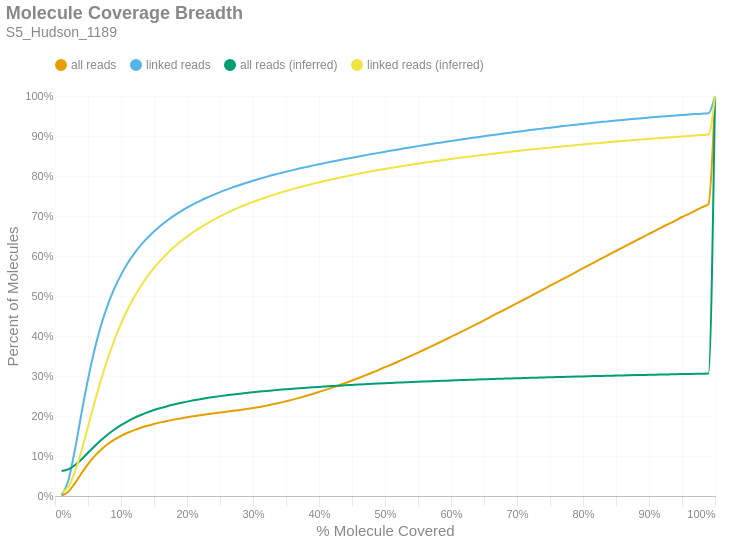

This figure's notebook cell:
### Markdown cell above
### Molecule Read Coverage
This chart shows molecule coverage breadth as computed by the number of bases aligned to that molecule. In other words, "*how much of each unique long molecule is actually sequenced/aligned?*" Keep in mind there is a distinction between sequences and alignments, since some sequences belonging to a particular molecule may not align well and wouldn't appear in the alignment data. This chart also shows molecule coverage breadth as computed by the *inferred fragment* from which the aligned sequences originate. Unlike read coverage, this calculation takes into account the total insert size, including unsequenced gaps between the forward and reverse reads. Like the previous figures, these are cumulative percents.

### Code cell
if SKIPLR:
    print_html(f"Skipped")
else:
    binned_df = consolidated_hist(valids['coverage_bp'], mask, 0.01, True)
    binned_df_inf = consolidated_hist(valids['coverage_inserts'], mask, 0.01, True)
    binned_df = binned_df.with_columns(pl.lit(binned_df_inf['all reads (cumsum)']).alias('all reads (inferred)'))
    binned_df = binned_df.with_columns(pl.lit(binned_df_inf['linked reads (cumsum)']).alias('linked reads (inferred)'))
    binned_df = binned_df.with_columns(
        (pl.col('bin').cast(pl.Float64) + 0.01).alias('right_edge')
    )

    with SafeRender(binned_df):
        (
            density_plot(binned_df, 'Molecule Coverage Breadth', samplename, 'molcov', ['all reads (inferred)','linked reads (inferred)'])
            .encode(
                #x=alt.X('bin:Q', title="% Molecule Covered").axis(format = '%').scale(padding=0),
                x=alt.X('right_edge:Q', title="% Molecule Covered").axis(format='%').scale(padding=0),
                y=alt.Y('value:Q', title='Percent of Molecules')
                    .axis(format='%')
                    .stack(False)
                    .scale(domainMin=0, padding=0),
                color=alt.Color("key:N").scale(domain = ["all reads", "linked reads", "all reads (inferred)", "linked reads (inferred)"]),
                tooltip = [
                    alt.Tooltip("key:N", title = "Data Type"),
                    alt.Tooltip("range_label:N", title="% Molecule Covered"),
                    alt.Tooltip("value:Q", format = ".2%", title="% Molecules")
                ]
            )
        ).display()

### Figure 1 — Vega-Lite specification as saved in the notebook (floating-point values rounded to 4 significant figures)
{"width": "container", "height": 400, "config": {"title": {"anchor": "start", "dy": -15, "fontSize": 18, "color": "#888888", "subtitleColor": "#888888", "subtitleFontSize": 14}, "arc": {"fill": "#0072B2"}, "axis": {"domainColor": "#888888", "domainWidth": 0.5, "gridWidth": 0.2, "grid": false, "titleFontWeight": 400, "titleFontSize": 15, "labelFontSize": 11, "labelColor": "#888888", "tickColor": "#888888", "tickWidth": 0.2, "titleColor": "#888888"}, "axisBand": {"grid": false}, "axisX": {"grid": true, "tickSize": 10, "domainCap": "round"}, "axisY": {"domain": false, "grid": true, "tickSize": 0, "domainCap": "round"}, "background": "transparent", "header": {"labelFontSize": 15, "labelColor": "#888888", "titleFontSize": 15, "titleFontWeight": 600, "titleColor": "#888888"}, "legend": {"labelFont": "sans-serif", "labelFontSize": 12, "labelColor": "#888888", "symbolSize": 100, "symbolType": "circle", "titleFontSize": 12, "titlePadding": 10, "titleColor": "#888888", "title": null, "orient": "top"}, "range": {"category": ["#E69F00", "#56B4E9", "#009E73", "#F0E442", "#0072B2", "#D55E00", "#CC79A7", "#000000"], "diverging": ["#cfe8f3", "#a2d4ec", "#73bfe2", "#46abdb", "#1696d2", "#12719e"]}, "area": {"fill": "#0072B2", "fillOpacity": 0.7, "line": true, "strokeOpacity": 0.7}, "line": {"color": "#0072B2", "stroke": "#0072B2", "strokeWidth": 2}, "trail": {"color": "#0072B2", "stroke": "#0072B2", "strokeWidth": 0, "size": 1}, "point": {"filled": true, "fillOpacity": 1.0, "size": 95}, "text": {"color": "#888888", "fontSize": 11, "align": "right", "fontWeight": 400, "size": 11}, "bar": {"fill": "#0072B2", "stroke": null}, "view": {"stroke": null, "continuousWidth": 660, "continuousHeight": 400}}, "data": {"name": "data-11f87a0c5621a91fd374aaecbae6a4a8"}, "mark": {"type": "line", "interpolate": "monotone", "point": {"opacity": 0, "size": 275}}, "encoding": {"color": {"field": "key", "scale": {"domain": ["all reads", "linked reads", "all reads (inferred)", "linked reads (inferred)"]}, "type": "nominal"}, "tooltip": [{"field": "key", "title": "Data Type", "type": "nominal"}, {"field": "range_label", "title": "% Molecule Covered", "type": "nominal"}, {"field": "value", "format": ".2%", "title": "% Molecules", "type": "quantitative"}], "x": {"axis": {"format": "%"}, "field": "right_edge", "scale": {"padding": 0}, "title": "% Molecule Covered", "type": "quantitative"}, "y": {"axis": {"format": "%"}, "field": "value", "scale": {"domainMin": 0, "padding": 0}, "stack": false, "title": "Percent of Molecules", "type": "quantitative"}}, "params": [{"name": "param_c36ac31b6afebe62", "select": {"type": "point", "fields": ["key"]}, "bind": "legend"}], "title": {"text": "Molecule Coverage Breadth", "subtitle": "S5_Hudson_1189"}, "transform": [{"fold": ["all reads (cumsum)", "linked reads (cumsum)", "all reads (inferred)", "linked reads (inferred)"]}, {"calculate": "replace(datum.key, ' (cumsum)', '')", "as": "key"}, {"filter": {"param": "param_c36ac31b6afebe62"}}], "usermeta": {"embedOptions": {"downloadFileName": "S5_Hudson_1189.molcov"}}, "$schema": "https://vega.github.io/schema/vega-lite/v6.1.0.json", "datasets": {"data-11f87a0c5621a91fd374aaecbae6a4a8": [{"bin": "0.0", "interval": "0.0-0.01", "all reads": 0.000726, "linked reads": 0.002081, "all reads (cumsum)": 0.000726, "linked reads (cumsum)": 0.002081, "range_label": "0.0-0.01", "all reads (inferred)": 0.06257, "linked reads (inferred)": 0.008127, "right_edge": 0.01}, {"bin": "0.01", "interval": "0.01-0.02", "all reads": 0.009977, "linked reads": 0.03565, "all reads (cumsum)": 0.0107, "linked reads (cumsum)": 0.03773, "range_label": "0.01-0.02", "all reads (inferred)": 0.06676, "linked reads (inferred)": 0.02236, "right_edge": 0.02}, {"bin": "0.02", "interval": "0.02-0.03", "all reads": 0.02087, "linked reads": 0.07647, "all reads (cumsum)": 0.03157, "linked reads (cumsum)": 0.1142, "range_label": "0.02-0.03", "all reads (inferred)": 0.07699, "linked reads (inferred)": 0.05927, "right_edge": 0.03}, {"bin": "0.03", "interval": "0.03-0.04", "all reads": 0.02475, "linked reads": 0.09121, "all reads (cumsum)": 0.05633, "linked reads (cumsum)": 0.2054, "range_label": "0.03-0.04", "all reads (inferred)": 0.09146, "linked reads (inferred)": 0.1124, "right_edge": 0.04}, {"bin": "0.04", "interval": "0.04-0.05", "all reads": 0.02336, "linked reads": 0.08647, "all reads (cumsum)": 0.07969, "linked reads (cumsum)": 0.2919, "range_label": "0.04-0.05", "all reads (inferred)": 0.1079, "linked reads (inferred)": 0.1731, "right_edge": 0.05}, {"bin": "0.05", "interval": "0.05-0.06", "all reads": 0.02009, "linked reads": 0.07431, "all reads (cumsum)": 0.09978, "linked reads (cumsum)": 0.3662, "range_label": "0.05-0.06", "all reads (inferred)": 0.1244, "linked reads (inferred)": 0.2342, "right_edge": 0.06}, {"bin": "0.06", "interval": "0.06-0.07", "all reads": 0.0167, "linked reads": 0.06175, "all reads (cumsum)": 0.1165, "linked reads (cumsum)": 0.4279, "range_label": "0.06-0.07", "all reads (inferred)": 0.1399, "linked reads (inferred)": 0.2917, "right_edge": 0.07}, {"bin": "0.07", "interval": "0.07-0.08", "all reads": 0.01351, "linked reads": 0.04995, "all reads (cumsum)": 0.13, "linked reads (cumsum)": 0.4779, "range_label": "0.07-0.08", "all reads (inferred)": 0.1539, "linked reads (inferred)": 0.3438, "right_edge": 0.08}, {"bin": "0.08", "interval": "0.08-0.09", "all reads": 0.01113, "linked reads": 0.04109, "all reads (cumsum)": 0.1411, "linked reads (cumsum)": 0.519, "range_label": "0.08-0.09", "all reads (inferred)": 0.1663, "linked reads (inferred)": 0.39, "right_edge": 0.09}, {"bin": "0.09", "interval": "0.09-0.1", "all reads": 0.009223, "linked reads": 0.03393, "all reads (cumsum)": 0.1503, "linked reads (cumsum)": 0.5529, "range_label": "0.09-0.1", "all reads (inferred)": 0.1773, "linked reads (inferred)": 0.4307, "right_edge": 0.1}, {"bin": "0.1", "interval": "0.1-0.11", "all reads": 0.007844, "linked reads": 0.02879, "all reads (cumsum)": 0.1582, "linked reads (cumsum)": 0.5817, "range_label": "0.1-0.11", "all reads (inferred)": 0.1869, "linked reads (inferred)": 0.4663, "right_edge": 0.11}, {"bin": "0.11", "interval": "0.11-0.12", "all reads": 0.006639, "linked reads": 0.02428, "all reads (cumsum)": 0.1648, "linked reads (cumsum)": 0.606, "range_label": "0.11-0.12", "all reads (inferred)": 0.1952, "linked reads (inferred)": 0.4973, "right_edge": 0.12}, {"bin": "0.12", "interval": "0.12-0.13", "all reads": 0.005785, "linked reads": 0.02113, "all reads (cumsum)": 0.1706, "linked reads (cumsum)": 0.6271, "range_label": "0.12-0.13", "all reads (inferred)": 0.2025, "linked reads (inferred)": 0.5245, "right_edge": 0.13}, {"bin": "0.13", "interval": "0.13-0.14", "all reads": 0.004989, "linked reads": 0.01818, "all reads (cumsum)": 0.1756, "linked reads (cumsum)": 0.6453, "range_label": "0.13-0.14", "all reads (inferred)": 0.2091, "linked reads (inferred)": 0.5489, "right_edge": 0.14}, {"bin": "0.14", "interval": "0.14-0.15", "all reads": 0.004472, "linked reads": 0.01623, "all reads (cumsum)": 0.1801, "linked reads (cumsum)": 0.6615, "range_label": "0.14-0.15", "all reads (inferred)": 0.2149, "linked reads (inferred)": 0.5703, "right_edge": 0.15}, {"bin": "0.15", "interval": "0.15-0.16", "all reads": 0.003994, "linked reads": 0.01437, "all reads (cumsum)": 0.1841, "linked reads (cumsum)": 0.6759, "range_label": "0.15-0.16", "all reads (inferred)": 0.22, "linked reads (inferred)": 0.5892, "right_edge": 0.16}, {"bin": "0.16", "interval": "0.16-0.17", "all reads": 0.003614, "linked reads": 0.01297, "all reads (cumsum)": 0.1877, "linked reads (cumsum)": 0.6889, "range_label": "0.16-0.17", "all reads (inferred)": 0.2246, "linked reads (inferred)": 0.6063, "right_edge": 0.17}, {"bin": "0.17", "interval": "0.17-0.18", "all reads": 0.003269, "linked reads": 0.01159, "all reads (cumsum)": 0.1909, "linked reads (cumsum)": 0.7004, "range_label": "0.17-0.18", "all reads (inferred)": 0.2287, "linked reads (inferred)": 0.6216, "right_edge": 0.18}, {"bin": "0.18", "interval": "0.18-0.19", "all reads": 0.003032, "linked reads": 0.01064, "all reads (cumsum)": 0.194, "linked reads (cumsum)": 0.7111, "range_label": "0.18-0.19", "all reads (inferred)": 0.2325, "linked reads (inferred)": 0.6356, "right_edge": 0.19}, {"bin": "0.19", "interval": "0.19-0.2", "all reads": 0.002851, "linked reads": 0.009833, "all reads (cumsum)": 0.1968, "linked reads (cumsum)": 0.7209, "range_label": "0.19-0.2", "all reads (inferred)": 0.236, "linked reads (inferred)": 0.6485, "right_edge": 0.2}, {"bin": "0.2", "interval": "0.2-0.21", "all reads": 0.002591, "linked reads": 0.00885, "all reads (cumsum)": 0.1994, "linked reads (cumsum)": 0.7298, "range_label": "0.2-0.21", "all reads (inferred)": 0.2391, "linked reads (inferred)": 0.6602, "right_edge": 0.21}, {"bin": "0.21", "interval": "0.21-0.22", "all reads": 0.002481, "linked reads": 0.008273, "all reads (cumsum)": 0.2019, "linked reads (cumsum)": 0.738, "range_label": "0.21-0.22", "all reads (inferred)": 0.2421, "linked reads (inferred)": 0.6711, "right_edge": 0.22}, {"bin": "0.22", "interval": "0.22-0.23", "all reads": 0.002348, "linked reads": 0.00765, "all reads (cumsum)": 0.2043, "linked reads (cumsum)": 0.7457, "range_label": "0.22-0.23", "all reads (inferred)": 0.2448, "linked reads (inferred)": 0.6812, "right_edge": 0.23}, {"bin": "0.23", "interval": "0.23-0.24", "all reads": 0.002248, "linked reads": 0.007179, "all reads (cumsum)": 0.2065, "linked reads (cumsum)": 0.7529, "range_label": "0.23-0.24", "all reads (inferred)": 0.2473, "linked reads (inferred)": 0.6905, "right_edge": 0.24}, {"bin": "0.24", "interval": "0.24-0.25", "all reads": 0.002208, "linked reads": 0.006867, "all reads (cumsum)": 0.2087, "linked reads (cumsum)": 0.7597, "range_label": "0.24-0.25", "all reads (inferred)": 0.2497, "linked reads (inferred)": 0.6992, "right_edge": 0.25}, {"bin": "0.25", "interval": "0.25-0.26", "all reads": 0.002114, "linked reads": 0.006339, "all reads (cumsum)": 0.2108, "linked reads (cumsum)": 0.7661, "range_label": "0.25-0.26", "all reads (inferred)": 0.2519, "linked reads (inferred)": 0.7073, "right_edge": 0.26}, {"bin": "0.26", "interval": "0.26-0.27", "all reads": 0.002066, "linked reads": 0.005973, "all reads (cumsum)": 0.2129, "linked reads (cumsum)": 0.772, "range_label": "0.26-0.27", "all reads (inferred)": 0.254, "linked reads (inferred)": 0.715, "right_edge": 0.27}, {"bin": "0.27", "interval": "0.27-0.28", "all reads": 0.002125, "linked reads": 0.005636, "all reads (cumsum)": 0.215, "linked reads (cumsum)": 0.7777, "range_label": "0.27-0.28", "all reads (inferred)": 0.2559, "linked reads (inferred)": 0.7221, "right_edge": 0.28}, {"bin": "0.28", "interval": "0.28-0.29", "all reads": 0.002299, "linked reads": 0.005443, "all reads (cumsum)": 0.2173, "linked reads (cumsum)": 0.7831, "range_label": "0.28-0.29", "all reads (inferred)": 0.2577, "linked reads (inferred)": 0.7289, "right_edge": 0.29}, {"bin": "0.29", "interval": "0.29-0.3", "all reads": 0.002553, "linked reads": 0.005082, "all reads (cumsum)": 0.2199, "linked reads (cumsum)": 0.7882, "range_label": "0.29-0.3", "all reads (inferred)": 0.2594, "linked reads (inferred)": 0.7351, "right_edge": 0.3}, {"bin": "0.3", "interval": "0.3-0.31", "all reads": 0.002802, "linked reads": 0.004893, "all reads (cumsum)": 0.2227, "linked reads (cumsum)": 0.7931, "range_label": "0.3-0.31", "all reads (inferred)": 0.261, "linked reads (inferred)": 0.7411, "right_edge": 0.31}, {"bin": "0.31", "interval": "0.31-0.32", "all reads": 0.003103, "linked reads": 0.004674, "all reads (cumsum)": 0.2258, "linked reads (cumsum)": 0.7978, "range_label": "0.31-0.32", "all reads (inferred)": 0.2626, "linked reads (inferred)": 0.7469, "right_edge": 0.32}, {"bin": "0.32", "interval": "0.32-0.33", "all reads": 0.003408, "linked reads": 0.004532, "all reads (cumsum)": 0.2292, "linked reads (cumsum)": 0.8023, "range_label": "0.32-0.33", "all reads (inferred)": 0.2641, "linked reads (inferred)": 0.7522, "right_edge": 0.33}, {"bin": "0.33", "interval": "0.33-0.34", "all reads": 0.003621, "linked reads": 0.004247, "all reads (cumsum)": 0.2328, "linked reads (cumsum)": 0.8066, "range_label": "0.33-0.34", "all reads (inferred)": 0.2655, "linked reads (inferred)": 0.7574, "right_edge": 0.34}, {"bin": "0.34", "interval": "0.34-0.35", "all reads": 0.003901, "linked reads": 0.004139, "all reads (cumsum)": 0.2367, "linked reads (cumsum)": 0.8107, "range_label": "0.34-0.35", "all reads (inferred)": 0.2668, "linked reads (inferred)": 0.7623, "right_edge": 0.35}, {"bin": "0.35", "interval": "0.35-0.36", "all reads": 0.004187, "linked reads": 0.004009, "all reads (cumsum)": 0.2409, "linked reads (cumsum)": 0.8147, "range_label": "0.35-0.36", "all reads (inferred)": 0.2681, "linked reads (inferred)": 0.7672, "right_edge": 0.36}, {"bin": "0.36", "interval": "0.36-0.37", "all reads": 0.004456, "linked reads": 0.003813, "all reads (cumsum)": 0.2453, "linked reads (cumsum)": 0.8185, "range_label": "0.36-0.37", "all reads (inferred)": 0.2694, "linked reads (inferred)": 0.7717, "right_edge": 0.37}, {"bin": "0.37", "interval": "0.37-0.38", "all reads": 0.004662, "linked reads": 0.003696, "all reads (cumsum)": 0.25, "linked reads (cumsum)": 0.8222, "range_label": "0.37-0.38", "all reads (inferred)": 0.2705, "linked reads (inferred)": 0.776, "right_edge": 0.38}, {"bin": "0.38", "interval": "0.38-0.39", "all reads": 0.004913, "linked reads": 0.003687, "all reads (cumsum)": 0.2549, "linked reads (cumsum)": 0.8259, "range_label": "0.38-0.39", "all reads (inferred)": 0.2717, "linked reads (inferred)": 0.7802, "right_edge": 0.39}, {"bin": "0.39", "interval": "0.39-0.4", "all reads": 0.005171, "linked reads": 0.003558, "all reads (cumsum)": 0.2601, "linked reads (cumsum)": 0.8295, "range_label": "0.39-0.4", "all reads (inferred)": 0.2728, "linked reads (inferred)": 0.7843, "right_edge": 0.4}, {"bin": "0.4", "interval": "0.4-0.41", "all reads": 0.005299, "linked reads": 0.003335, "all reads (cumsum)": 0.2654, "linked reads (cumsum)": 0.8328, "range_label": "0.4-0.41", "all reads (inferred)": 0.2738, "linked reads (inferred)": 0.7881, "right_edge": 0.41}, {"bin": "0.41", "interval": "0.41-0.42", "all reads": 0.005563, "linked reads": 0.003419, "all reads (cumsum)": 0.2709, "linked reads (cumsum)": 0.8362, "range_label": "0.41-0.42", "all reads (inferred)": 0.2749, "linked reads (inferred)": 0.7918, "right_edge": 0.42}, {"bin": "0.42", "interval": "0.42-0.43", "all reads": 0.005771, "linked reads": 0.003275, "all reads (cumsum)": 0.2767, "linked reads (cumsum)": 0.8395, "range_label": "0.42-0.43", "all reads (inferred)": 0.2758, "linked reads (inferred)": 0.7954, "right_edge": 0.43}, {"bin": "0.43", "interval": "0.43-0.44", "all reads": 0.005891, "linked reads": 0.003198, "all reads (cumsum)": 0.2826, "linked reads (cumsum)": 0.8427, "range_label": "0.43-0.44", "all reads (inferred)": 0.2768, "linked reads (inferred)": 0.7989, "right_edge": 0.44}, {"bin": "0.44", "interval": "0.44-0.45", "all reads": 0.00611, "linked reads": 0.003147, "all reads (cumsum)": 0.2887, "linked reads (cumsum)": 0.8458, "range_label": "0.44-0.45", "all reads (inferred)": 0.2777, "linked reads (inferred)": 0.8023, "right_edge": 0.45}, {"bin": "0.45", "interval": "0.45-0.46", "all reads": 0.006275, "linked reads": 0.003001, "all reads (cumsum)": 0.295, "linked reads (cumsum)": 0.8488, "range_label": "0.45-0.46", "all reads (inferred)": 0.2787, "linked reads (inferred)": 0.8057, "right_edge": 0.46}, {"bin": "0.46", "interval": "0.46-0.47", "all reads": 0.006441, "linked reads": 0.003037, "all reads (cumsum)": 0.3014, "linked reads (cumsum)": 0.8519, "range_label": "0.46-0.47", "all reads (inferred)": 0.2795, "linked reads (inferred)": 0.8088, "right_edge": 0.47}, {"bin": "0.47", "interval": "0.47-0.48", "all reads": 0.00673, "linked reads": 0.003028, "all reads (cumsum)": 0.3082, "linked reads (cumsum)": 0.8549, "range_label": "0.47-0.48", "all reads (inferred)": 0.2804, "linked reads (inferred)": 0.8118, "right_edge": 0.48}, {"bin": "0.48", "interval": "0.48-0.49", "all reads": 0.006558, "linked reads": 0.002895, "all reads (cumsum)": 0.3147, "linked reads (cumsum)": 0.8578, "range_label": "0.48-0.49", "all reads (inferred)": 0.2812, "linked reads (inferred)": 0.8148, "right_edge": 0.49}, {"bin": "0.49", "interval": "0.49-0.5", "all reads": 0.007443, "linked reads": 0.002953, "all reads (cumsum)": 0.3222, "linked reads (cumsum)": 0.8607, "range_label": "0.49-0.5", "all reads (inferred)": 0.282, "linked reads (inferred)": 0.8177, "right_edge": 0.5}, {"bin": "0.5", "interval": "0.5-0.51", "all reads": 0.006532, "linked reads": 0.002759, "all reads (cumsum)": 0.3287, "linked reads (cumsum)": 0.8635, "range_label": "0.5-0.51", "all reads (inferred)": 0.2827, "linked reads (inferred)": 0.8204, "right_edge": 0.51}, {"bin": "0.51", "interval": "0.51-0.52", "all reads": 0.007473, "linked reads": 0.002867, "all reads (cumsum)": 0.3362, "linked reads (cumsum)": 0.8664, "range_label": "0.51-0.52", "all reads (inferred)": 0.2835, "linked reads (inferred)": 0.8231, "right_edge": 0.52}, {"bin": "0.52", "interval": "0.52-0.53", "all reads": 0.007263, "linked reads": 0.002835, "all reads (cumsum)": 0.3434, "linked reads (cumsum)": 0.8692, "range_label": "0.52-0.53", "all reads (inferred)": 0.2842, "linked reads (inferred)": 0.8257, "right_edge": 0.53}, {"bin": "0.53", "interval": "0.53-0.54", "all reads": 0.007561, "linked reads": 0.002777, "all reads (cumsum)": 0.351, "linked reads (cumsum)": 0.872, "range_label": "0.53-0.54", "all reads (inferred)": 0.2849, "linked reads (inferred)": 0.8283, "right_edge": 0.54}, {"bin": "0.54", "interval": "0.54-0.55", "all reads": 0.007458, "linked reads": 0.002714, "all reads (cumsum)": 0.3585, "linked reads (cumsum)": 0.8747, "range_label": "0.54-0.55", "all reads (inferred)": 0.2856, "linked reads (inferred)": 0.8309, "right_edge": 0.55}, {"bin": "0.55", "interval": "0.55-0.56", "all reads": 0.007739, "linked reads": 0.002605, "all reads (cumsum)": 0.3662, "linked reads (cumsum)": 0.8773, "range_label": "0.55-0.56", "all reads (inferred)": 0.2863, "linked reads (inferred)": 0.8333, "right_edge": 0.56}, {"bin": "0.56", "interval": "0.56-0.57", "all reads": 0.007852, "linked reads": 0.002624, "all reads (cumsum)": 0.374, "linked reads (cumsum)": 0.8799, "range_label": "0.56-0.57", "all reads (inferred)": 0.2869, "linked reads (inferred)": 0.8357, "right_edge": 0.57}, {"bin": "0.57", "interval": "0.57-0.58", "all reads": 0.007762, "linked reads": 0.002512, "all reads (cumsum)": 0.3818, "linked reads (cumsum)": 0.8824, "range_label": "0.57-0.58", "all reads (inferred)": 0.2876, "linked reads (inferred)": 0.8381, "right_edge": 0.58}, {"bin": "0.58", "interval": "0.58-0.59", "all reads": 0.007986, "linked reads": 0.002513, "all reads (cumsum)": 0.3898, "linked reads (cumsum)": 0.8849, "range_label": "0.58-0.59", "all reads (inferred)": 0.2882, "linked reads (inferred)": 0.8403, "right_edge": 0.59}, {"bin": "0.59", "interval": "0.59-0.6", "all reads": 0.008179, "linked reads": 0.002547, "all reads (cumsum)": 0.398, "linked reads (cumsum)": 0.8875, "range_label": "0.59-0.6", "all reads (inferred)": 0.2889, "linked reads (inferred)": 0.8426, "right_edge": 0.6}, {"bin": "0.6", "interval": "0.6-0.61", "all reads": 0.007933, "linked reads": 0.002474, "all reads (cumsum)": 0.4059, "linked reads (cumsum)": 0.89, "range_label": "0.6-0.61", "all reads (inferred)": 0.2895, "linked reads (inferred)": 0.8447, "right_edge": 0.61}, {"bin": "0.61", "interval": "0.61-0.62", "all reads": 0.008388, "linked reads": 0.002449, "all reads (cumsum)": 0.4143, "linked reads (cumsum)": 0.8924, "range_label": "0.61-0.62", "all reads (inferred)": 0.29, "linked reads (inferred)": 0.8469, "right_edge": 0.62}, {"bin": "0.62", "interval": "0.62-0.63", "all reads": 0.008144, "linked reads": 0.002413, "all reads (cumsum)": 0.4224, "linked reads (cumsum)": 0.8948, "range_label": "0.62-0.63", "all reads (inferred)": 0.2906, "linked reads (inferred)": 0.8489, "right_edge": 0.63}, {"bin": "0.63", "interval": "0.63-0.64", "all reads": 0.008367, "linked reads": 0.002331, "all reads (cumsum)": 0.4308, "linked reads (cumsum)": 0.8972, "range_label": "0.63-0.64", "all reads (inferred)": 0.2912, "linked reads (inferred)": 0.8509, "right_edge": 0.64}, {"bin": "0.64", "interval": "0.64-0.65", "all reads": 0.008348, "linked reads": 0.002282, "all reads (cumsum)": 0.4392, "linked reads (cumsum)": 0.8994, "range_label": "0.64-0.65", "all reads (inferred)": 0.2917, "linked reads (inferred)": 0.8529, "right_edge": 0.65}, {"bin": "0.65", "interval": "0.65-0.66", "all reads": 0.00876, "linked reads": 0.002324, "all reads (cumsum)": 0.4479, "linked reads (cumsum)": 0.9018, "range_label": "0.65-0.66", "all reads (inferred)": 0.2923, "linked reads (inferred)": 0.8549, "right_edge": 0.66}, {"bin": "0.66", "interval": "0.66-0.67", "all reads": 0.008406, "linked reads": 0.002243, "all reads (cumsum)": 0.4563, "linked reads (cumsum)": 0.904, "range_label": "0.66-0.67", "all reads (inferred)": 0.2928, "linked reads (inferred)": 0.8568, "right_edge": 0.67}, {"bin": "0.67", "interval": "0.67-0.68", "all reads": 0.008577, "linked reads": 0.002195, "all reads (cumsum)": 0.4649, "linked reads (cumsum)": 0.9062, "range_label": "0.67-0.68", "all reads (inferred)": 0.2934, "linked reads (inferred)": 0.8588, "right_edge": 0.68}, {"bin": "0.68", "interval": "0.68-0.69", "all reads": 0.008465, "linked reads": 0.002169, "all reads (cumsum)": 0.4734, "linked reads (cumsum)": 0.9084, "range_label": "0.68-0.69", "all reads (inferred)": 0.2939, "linked reads (inferred)": 0.8607, "right_edge": 0.69}, {"bin": "0.69", "interval": "0.69-0.7", "all reads": 0.008767, "linked reads": 0.002182, "all reads (cumsum)": 0.4821, "linked reads (cumsum)": 0.9106, "range_label": "0.69-0.7", "all reads (inferred)": 0.2944, "linked reads (inferred)": 0.8625, "right_edge": 0.7}, {"bin": "0.7", "interval": "0.7-0.71", "all reads": 0.008511, "linked reads": 0.002154, "all reads (cumsum)": 0.4906, "linked reads (cumsum)": 0.9127, "range_label": "0.7-0.71", "all reads (inferred)": 0.2949, "linked reads (inferred)": 0.8642, "right_edge": 0.71}, {"bin": "0.71", "interval": "0.71-0.72", "all reads": 0.00865, "linked reads": 0.002128, "all reads (cumsum)": 0.4993, "linked reads (cumsum)": 0.9148, "range_label": "0.71-0.72", "all reads (inferred)": 0.2954, "linked reads (inferred)": 0.866, "right_edge": 0.72}, {"bin": "0.72", "interval": "0.72-0.73", "all reads": 0.008726, "linked reads": 0.002028, "all reads (cumsum)": 0.508, "linked reads (cumsum)": 0.9169, "range_label": "0.72-0.73", "all reads (inferred)": 0.2958, "linked reads (inferred)": 0.8676, "right_edge": 0.73}, {"bin": "0.73", "interval": "0.73-0.74", "all reads": 0.008556, "linked reads": 0.001952, "all reads (cumsum)": 0.5166, "linked reads (cumsum)": 0.9188, "range_label": "0.73-0.74", "all reads (inferred)": 0.2963, "linked reads (inferred)": 0.8693, "right_edge": 0.74}, {"bin": "0.74", "interval": "0.74-0.75", "all reads": 0.00917, "linked reads": 0.002041, "all reads (cumsum)": 0.5257, "linked reads (cumsum)": 0.9209, "range_label": "0.74-0.75", "all reads (inferred)": 0.2968, "linked reads (inferred)": 0.8709, "right_edge": 0.75}, {"bin": "0.75", "interval": "0.75-0.76", "all reads": 0.008445, "linked reads": 0.001912, "all reads (cumsum)": 0.5342, "linked reads (cumsum)": 0.9228, "range_label": "0.75-0.76", "all reads (inferred)": 0.2972, "linked reads (inferred)": 0.8725, "right_edge": 0.76}, {"bin": "0.76", "interval": "0.76-0.77", "all reads": 0.00877, "linked reads": 0.001943, "all reads (cumsum)": 0.543, "linked reads (cumsum)": 0.9247, "range_label": "0.76-0.77", "all reads (inferred)": 0.2977, "linked reads (inferred)": 0.8742, "right_edge": 0.77}, {"bin": "0.77", "interval": "0.77-0.78", "all reads": 0.008742, "linked reads": 0.001853, "all reads (cumsum)": 0.5517, "linked reads (cumsum)": 0.9266, "range_label": "0.77-0.78", "all reads (inferred)": 0.2981, "linked reads (inferred)": 0.8758, "right_edge": 0.78}, {"bin": "0.78", "interval": "0.78-0.79", "all reads": 0.008699, "linked reads": 0.001789, "all reads (cumsum)": 0.5604, "linked reads (cumsum)": 0.9284, "range_label": "0.78-0.79", "all reads (inferred)": 0.2986, "linked reads (inferred)": 0.8774, "right_edge": 0.79}, {"bin": "0.79", "interval": "0.79-0.8", "all reads": 0.009142, "linked reads": 0.001894, "all reads (cumsum)": 0.5695, "linked reads (cumsum)": 0.9302, "range_label": "0.79-0.8", "all reads (inferred)": 0.299, "linked reads (inferred)": 0.879, "right_edge": 0.8}, {"bin": "0.8", "interval": "0.8-0.81", "all reads": 0.008434, "linked reads": 0.001713, "all reads (cumsum)": 0.578, "linked reads (cumsum)": 0.932, "range_label": "0.8-0.81", "all reads (inferred)": 0.2994, "linked reads (inferred)": 0.8804, "right_edge": 0.81}, {"bin": "0.81", "interval": "0.81-0.82", "all reads": 0.008616, "linked reads": 0.001679, "all reads (cumsum)": 0.5866, "linked reads (cumsum)": 0.9336, "range_label": "0.81-0.82", "all reads (inferred)": 0.2998, "linked reads (inferred)": 0.8819, "right_edge": 0.82}, {"bin": "0.82", "interval": "0.82-0.83", "all reads": 0.008771, "linked reads": 0.001687, "all reads (cumsum)": 0.5954, "linked reads (cumsum)": 0.9353, "range_label": "0.82-0.83", "all reads (inferred)": 0.3003, "linked reads (inferred)": 0.8833, "right_edge": 0.83}, {"bin": "0.83", "interval": "0.83-0.84", "all reads": 0.008669, "linked reads": 0.001694, "all reads (cumsum)": 0.604, "linked reads (cumsum)": 0.937, "range_label": "0.83-0.84", "all reads (inferred)": 0.3007, "linked reads (inferred)": 0.8848, "right_edge": 0.84}, {"bin": "0.84", "interval": "0.84-0.85", "all reads": 0.008435, "linked reads": 0.001587, "all reads (cumsum)": 0.6125, "linked reads (cumsum)": 0.9386, "range_label": "0.84-0.85", "all reads (inferred)": 0.3011, "linked reads (inferred)": 0.8862, "right_edge": 0.85}, {"bin": "0.85", "interval": "0.85-0.86", "all reads": 0.008693, "linked reads": 0.00153, "all reads (cumsum)": 0.6212, "linked reads (cumsum)": 0.9401, "range_label": "0.85-0.86", "all reads (inferred)": 0.3014, "linked reads (inferred)": 0.8876, "right_edge": 0.86}, {"bin": "0.86", "interval": "0.86-0.87", "all reads": 0.008494, "linked reads": 0.001551, "all reads (cumsum)": 0.6297, "linked reads (cumsum)": 0.9417, "range_label": "0.86-0.87", "all reads (inferred)": 0.3018, "linked reads (inferred)": 0.8889, "right_edge": 0.87}, {"bin": "0.87", "interval": "0.87-0.88", "all reads": 0.008631, "linked reads": 0.001441, "all reads (cumsum)": 0.6383, "linked reads (cumsum)": 0.9431, "range_label": "0.87-0.88", "all reads (inferred)": 0.3022, "linked reads (inferred)": 0.8903, "right_edge": 0.88}, {"bin": "0.88", "interval": "0.88-0.89", "all reads": 0.008448, "linked reads": 0.001402, "all reads (cumsum)": 0.6467, "linked reads (cumsum)": 0.9445, "range_label": "0.88-0.89", "all reads (inferred)": 0.3026, "linked reads (inferred)": 0.8916, "right_edge": 0.89}, {"bin": "0.89", "interval": "0.89-0.9", "all reads": 0.008522, "linked reads": 0.001456, "all reads (cumsum)": 0.6553, "linked reads (cumsum)": 0.946, "range_label": "0.89-0.9", "all reads (inferred)": 0.303, "linked reads (inferred)": 0.8929, "right_edge": 0.9}, {"bin": "0.9", "interval": "0.9-0.91", "all reads": 0.008039, "linked reads": 0.0013, "all reads (cumsum)": 0.6633, "linked reads (cumsum)": 0.9473, "range_label": "0.9-0.91", "all reads (inferred)": 0.3033, "linked reads (inferred)": 0.8941, "right_edge": 0.91}, {"bin": "0.91", "interval": "0.91-0.92", "all reads": 0.009152, "linked reads": 0.00137, "all reads (cumsum)": 0.6724, "linked reads (cumsum)": 0.9487, "range_label": "0.91-0.92", "all reads (inferred)": 0.3036, "linked reads (inferred)": 0.8953, "right_edge": 0.92}, {"bin": "0.92", "interval": "0.92-0.93", "all reads": 0.007747, "linked reads": 0.001297, "all reads (cumsum)": 0.6802, "linked reads (cumsum)": 0.95, "range_label": "0.92-0.93", "all reads (inferred)": 0.304, "linked reads (inferred)": 0.8965, "right_edge": 0.93}, {"bin": "0.93", "interval": "0.93-0.94", "all reads": 0.008343, "linked reads": 0.001234, "all reads (cumsum)": 0.6885, "linked reads (cumsum)": 0.9512, "range_label": "0.93-0.94", "all reads (inferred)": 0.3043, "linked reads (inferred)": 0.8978, "right_edge": 0.94}, {"bin": "0.94", "interval": "0.94-0.95", "all reads": 0.008936, "linked reads": 0.001245, "all reads (cumsum)": 0.6975, "linked reads (cumsum)": 0.9524, "range_label": "0.94-0.95", "all reads (inferred)": 0.3047, "linked reads (inferred)": 0.899, "right_edge": 0.95}, {"bin": "0.95", "interval": "0.95-0.96", "all reads": 0.007365, "linked reads": 0.001216, "all reads (cumsum)": 0.7048, "linked reads (cumsum)": 0.9537, "range_label": "0.95-0.96", "all reads (inferred)": 0.305, "linked reads (inferred)": 0.9001, "right_edge": 0.96}, {"bin": "0.96", "interval": "0.96-0.97", "all reads": 0.008443, "linked reads": 0.001112, "all reads (cumsum)": 0.7133, "linked reads (cumsum)": 0.9548, "range_label": "0.96-0.97", "all reads (inferred)": 0.3054, "linked reads (inferred)": 0.9013, "right_edge": 0.97}, {"bin": "0.97", "interval": "0.97-0.98", "all reads": 0.008492, "linked reads": 0.001064, "all reads (cumsum)": 0.7218, "linked reads (cumsum)": 0.9558, "range_label": "0.97-0.98", "all reads (inferred)": 0.3057, "linked reads (inferred)": 0.9025, "right_edge": 0.98}, {"bin": "0.98", "interval": "0.98-0.99", "all reads": 0.007621, "linked reads": 0.001112, "all reads (cumsum)": 0.7294, "linked reads (cumsum)": 0.9569, "range_label": "0.98-0.99", "all reads (inferred)": 0.3061, "linked reads (inferred)": 0.9035, "right_edge": 0.99}, {"bin": "0.99", "interval": "0.99-1.0", "all reads": 0.2706, "linked reads": 0.04306, "all reads (cumsum)": 1.0, "linked reads (cumsum)": 1.0, "range_label": "0.99-1.0", "all reads (inferred)": 1.0, "linked reads (inferred)": 1.0, "right_edge": 1.0}]}}
